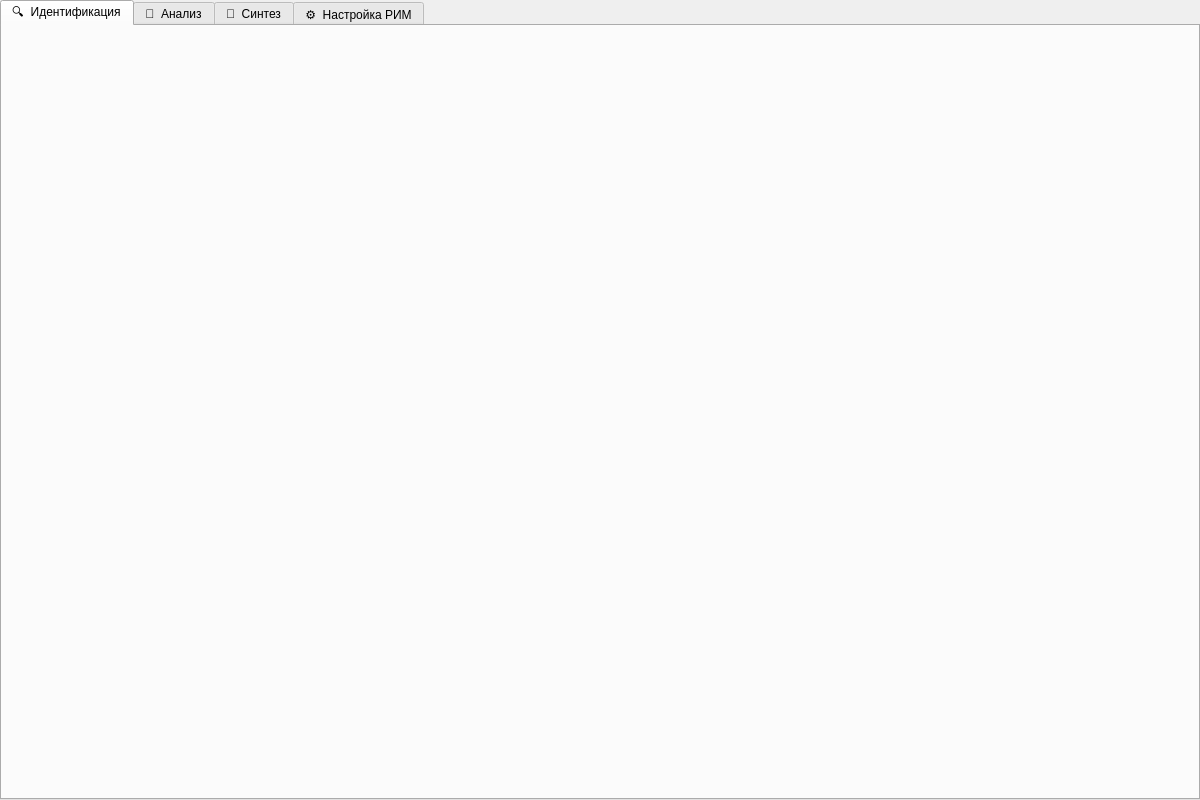
<?xml version="1.0" encoding="UTF-8"?>
<ui version="4.0">
 <class>MainWindow</class>
 <widget class="QWidget" name="MainWindow">
  <property name="geometry">
   <rect>
    <x>0</x>
    <y>0</y>
    <width>1200</width>
    <height>800</height>
   </rect>
  </property>
  <property name="windowTitle">
   <string>Irbis</string>
  </property>
  <layout class="QVBoxLayout" name="verticalLayout">
   <property name="leftMargin">
    <number>0</number>
   </property>
   <property name="topMargin">
    <number>0</number>
   </property>
   <property name="rightMargin">
    <number>0</number>
   </property>
   <property name="bottomMargin">
    <number>0</number>
   </property>
   <item>
    <widget class="QTabWidget" name="tabWidget">
     <property name="currentIndex">
      <number>0</number>
     </property>
     <widget class="IdTab" name="idTab">
      <attribute name="title">
       <string>🔍  Идентификация</string>
      </attribute>
     </widget>
     <widget class="AnalysisTab" name="analysisTab">
      <attribute name="title">
       <string>🔬  Анализ</string>
      </attribute>
     </widget>
     <widget class="SynthesisTab" name="synthesisTab">
      <attribute name="title">
       <string>🧪  Синтез</string>
      </attribute>
     </widget>
     <widget class="RimTab" name="rimTab">
      <attribute name="title">
       <string>⚙️  Настройка РИМ</string>
      </attribute>
     </widget>
    </widget>
   </item>
  </layout>
 </widget>
 <customwidgets>
  <customwidget>
   <class>IdTab</class>
   <extends>QWidget</extends>
   <header>irbis/tabs/id-tab.h</header>
  </customwidget>
  <customwidget>
   <class>AnalysisTab</class>
   <extends>QWidget</extends>
   <header>irbis/tabs/analysis-tab.h</header>
  </customwidget>
  <customwidget>
   <class>SynthesisTab</class>
   <extends>QWidget</extends>
   <header>irbis/tabs/synthesis-tab.h</header>
  </customwidget>
  <customwidget>
   <class>RimTab</class>
   <extends>QWidget</extends>
   <header>irbis/tabs/rim-tab.h</header>
  </customwidget>
 </customwidgets>
 <resources/>
 <connections/>
</ui>
